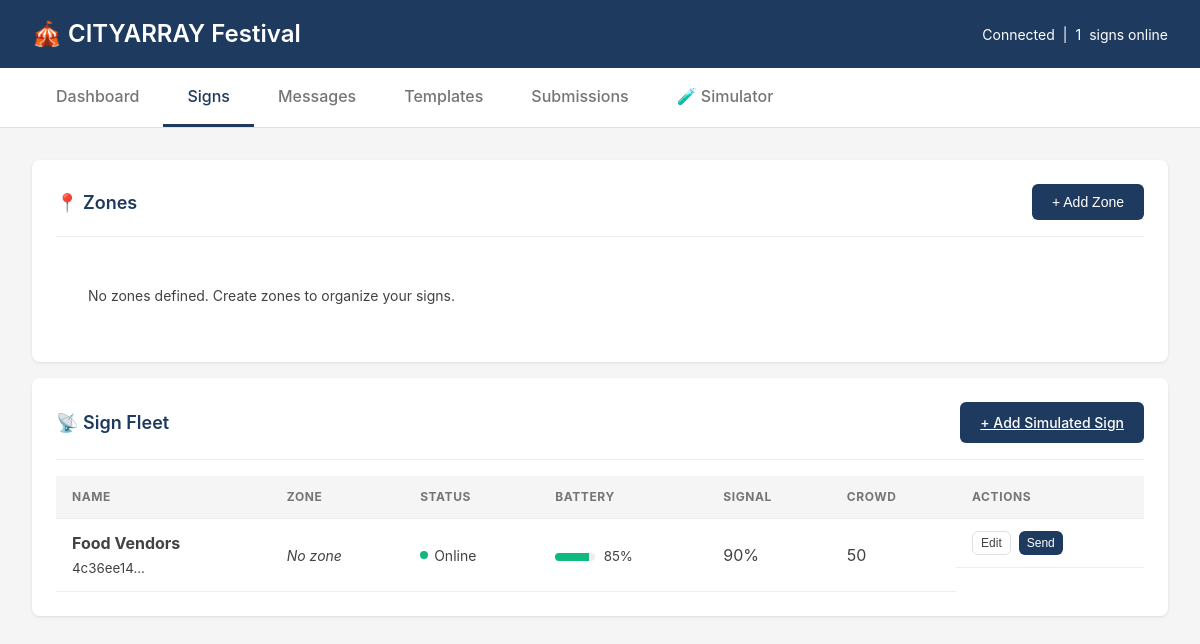
The app's page /signs with its own data.
### models.py (models this page shows, shortened)
class Sign(Base):
    __tablename__ = "signs"
    id = Column(String(36), primary_key=True, default=generate_uuid)
    event_id = Column(String(36), ForeignKey("events.id"))
    name = Column(String(100), nullable=False)
    hardware_id = Column(String(100))  # Pi serial number or unique ID
    zone_id = Column(String(36))
    position_x = Column(Integer)
    position_y = Column(Integer)
    status = Column(String(20), default="offline")  # online, offline, warning, error
    battery = Column(Integer)  # Percentage 0-100
    signal_strength = Column(Integer)  # dBm or percentage
    crowd_density = Column(String(20))  # low, medium, high, critical
    crowd_count = Column(Integer)
    ambient_noise_db = Column(Float)
    current_message_id = Column(String(36))
    current_template = Column(String(100))
    last_seen = Column(DateTime)
    created_at = Column(DateTime, default=datetime.utcnow)
    display_type = Column(String(50))  # e-paper, led
    has_camera = Column(Boolean, default=True)
    has_speaker = Column(Boolean, default=True)
    has_microphone = Column(Boolean, default=True)
    config = Column(JSON, default=dict)
    event = relationship("Event", back_populates="signs")

### app.py (the view)
@app.get("/signs")
async def signs_page(request: Request, db=Depends(get_db)):
    signs = db.query(Sign).all()
    zones = db.query(Zone).all()
    stats = get_system_stats(db)
    return templates.TemplateResponse("signs.html", {
        "request": request,
        "active_page": "signs",
        "signs": [s.to_dict() for s in signs],
        "zones": [z.to_dict() for z in zones],
        "stats": stats
    })

### templates/signs.html (shortened to what this page needs)
{% extends "base.html" %}
{% block content %}
<div class="card mb-4">
    <div class="card-header">
        <h2 class="card-title">📍 Zones</h2>
        <button class="btn btn-primary" onclick="openZoneModal()">+ Add Zone</button>
    </div>
    <div id="zones-list" class="zones-grid">
        {% if zones %}
            {% for zone in zones %}
            <div class="zone-card" style="border-left: 4px solid {{ zone.color or '#3B82F6' }}">
                <div class="zone-info">
                    <strong>{{ zone.name }}</strong>
                    <span class="zone-code">{{ zone.code }}</span>
                </div>
                <div class="zone-actions">
                    <button class="btn btn-sm btn-outline" onclick="editZone('{{ zone.id }}', '{{ zone.name }}', '{{ zone.code }}', '{{ zone.color }}')">Edit</button>
                    <button class="btn btn-sm btn-outline danger" onclick="deleteZone('{{ zone.id }}')">×</button>
                </div>
            </div>
            {% endfor %}
        {% else %}
            <p class="help-text">No zones defined. Create zones to organize your signs.</p>
        {% endif %}
    </div>
</div>
<div class="card">
    <div class="card-header">
        <h2 class="card-title">📡 Sign Fleet</h2>
        <a href="/simulator" class="btn btn-primary">+ Add Simulated Sign</a>
    </div>
    {% if signs %}
    <table class="table">
        <thead>
            <tr>
                <th>Name</th>
                <th>Zone</th>
                <th>Status</th>
                <th>Battery</th>
                <th>Signal</th>
                <th>Crowd</th>
                <th>Actions</th>
            </tr>
        </thead>
        <tbody>
            {% for sign in signs %}
            <tr data-sign-id="{{ sign.id }}">
                <td>
                    <strong>{{ sign.name }}</strong>
                    <br><small style="color: var(--gray-500);">{{ sign.id[:8] }}...</small>
                </td>
                <td>
                    {% set zone_name = '' %}
                    {% for zone in zones if zone.id == sign.zone_id %}
                        {% set zone_name = zone.name %}
                    {% endfor %}
                    {% if zone_name %}
                        <span class="zone-badge">{{ zone_name }}</span>
                    {% else %}
                        <span class="no-zone">No zone</span>
                    {% endif %}
                </td>
                <td>
                    <span class="status-indicator {{ sign.status }}">
                        <span class="status-dot"></span>
                        {{ sign.status }}
                    </span>
                </td>
                <td>
                    <div class="battery-bar">
                        <div class="battery-fill" style="width: {{ sign.battery or 0 }}%"></div>
                    </div>
                    <small>{{ sign.battery or 0 }}%</small>
                </td>
                <td>{{ sign.signal_strength or 0 }}%</td>
                <td>{{ sign.crowd_count or 0 }}</td>
                <td class="actions-cell">
                    <button class="btn btn-sm btn-outline" onclick="editSign('{{ sign.id }}', '{{ sign.name }}', '{{ sign.zone_id or '' }}')">Edit</button>
                    <button class="btn btn-sm btn-primary" onclick="sendToSign('{{ sign.id }}')">Send</button>
                </td>
            </tr>
            {% endfor %}
        </tbody>
    </table>
    {% else %}
    <div style="text-align: center; padding: 3rem; color: var(--gray-600);">
        <p style="font-size: 2rem; margin-bottom: 1rem;">📡</p>
        <p>No signs registered yet.</p>
        <p class="mt-2"><a href="/simulator" class="btn btn-primary">Launch Simulator</a></p>
    </div>
    {% endif %}
</div>
{% endblock %}

### templates/base.html (style rules this page uses)
:root { --primary: #1E3A5F; --accent: #2E7D32; --danger: #D32F2F; --warning: #F57C00; --success: #388E3C; --gray-100: #F5F5F5; --gray-200: #EEEEEE; --gray-300: #E0E0E0; --gray-600: #757575; --gray-800: #424242; }
* { box-sizing: border-box; margin: 0; padding: 0; }
body { font-family: -apple-system, BlinkMacSystemFont, 'Segoe UI', Roboto, sans-serif; background: var(--gray-100); color: var(--gray-800); line-height: 1.5; }
.status-dot { width: 10px; height: 10px; border-radius: 50%; background: var(--success); animation: pulse 2s infinite; }
.card { background: white; border-radius: 8px; box-shadow: 0 1px 3px rgba(0,0,0,0.1); padding: 1.5rem; margin-bottom: 1.5rem; }
.card-header { display: flex; justify-content: space-between; align-items: center; margin-bottom: 1rem; padding-bottom: 1rem; border-bottom: 1px solid var(--gray-200); }
.card-title { font-size: 1.125rem; font-weight: 600; color: var(--primary); }
.btn { display: inline-flex; align-items: center; gap: 0.5rem; padding: 0.625rem 1.25rem; border-radius: 6px; font-weight: 500; font-size: 0.875rem; cursor: pointer; border: none; transition: all 0.2s; }
.btn-primary { background: var(--primary); color: white; }
.btn-outline { background: transparent; border: 1px solid var(--gray-300); color: var(--gray-800); }
.table { width: 100%; border-collapse: collapse; }
.table th, .table td { padding: 0.75rem 1rem; text-align: left; border-bottom: 1px solid var(--gray-200); }
.table th { font-size: 0.75rem; text-transform: uppercase; letter-spacing: 0.05em; color: var(--gray-600); background: var(--gray-100); }

### templates/signs.html (style rules this page uses)
.zones-grid { display: flex; flex-wrap: wrap; gap: 0.75rem; padding: 1rem; }
.no-zone { color: var(--gray-400); font-style: italic; font-size: 0.875rem; }
.status-indicator { display: flex; align-items: center; gap: 0.375rem; font-size: 0.875rem; text-transform: capitalize; }
.status-dot { width: 8px; height: 8px; border-radius: 50%; background: var(--gray-400); }
.status-indicator.online .status-dot { background: #10B981; }
.battery-bar { width: 40px; height: 8px; background: var(--gray-200); border-radius: 4px; overflow: hidden; display: inline-block; vertical-align: middle; margin-right: 0.25rem; }
.battery-fill { height: 100%; background: #10B981; transition: width 0.3s; }
.actions-cell { display: flex; gap: 0.5rem; }
.btn-sm { padding: 0.25rem 0.5rem; font-size: 0.75rem; }
.help-text { color: var(--gray-500); font-size: 0.875rem; padding: 1rem; }
.mb-4 { margin-bottom: 1rem; }

### records on screen
Sign: name "Food Vendors", id "4c36ee14", status "Online", battery "85", signal_strength "90", crowd_count "50"
